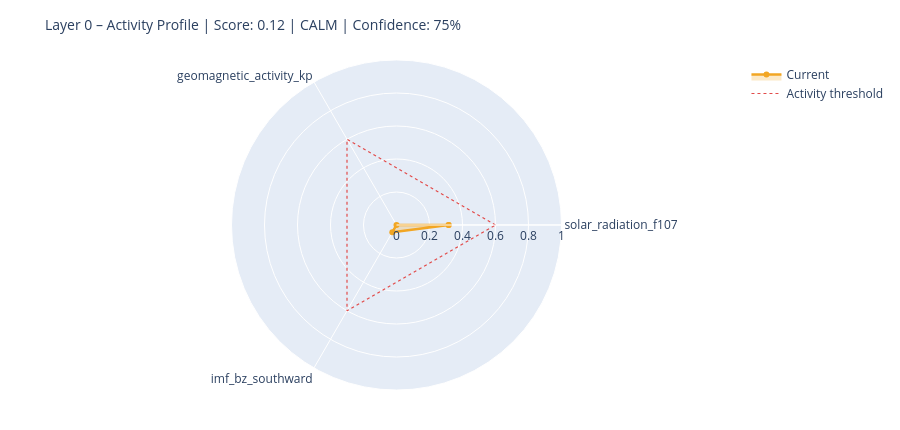

This figure's notebook cell:
### Markdown cell above
---
## 6. State Assessment & Handoff to Layer 1

### Code cell
# ============================================================
# STEP 1 – Collect raw values with source modes
# Mode: 'primary' | 'fallback_3h' | 'last_valid' | 'missing'
# ============================================================

def safe_last(df, col):
    if df is None or col not in df.columns: return None
    s = df[col].dropna()
    return float(s.iloc[-1]) if not s.empty else None

f107_now = safe_last(df_f107, 'f10.7')
bz_now   = safe_last(df_mag,  'bz_gsm')
kp_now   = safe_last(df_kp,   'kp')
sw_now   = safe_last(df_sw,   'speed')

source_modes = {
    'F10.7':    'primary'  if f107_now is not None else 'missing',
    'Kp':       'primary'  if kp_now   is not None else 'missing',
    'IMF_Bz':   'primary'  if bz_now   is not None else 'missing',
    'SW_speed': 'primary'  if sw_now   is not None else 'missing',
}

# Kp Fallback – 3h endpoint
if kp_now is None:
    try:
        r = requests.get(
            'https://services.swpc.noaa.gov/json/noaa-planetary-k-index.json',
            timeout=10)
        r.raise_for_status()
        fb = pd.DataFrame(r.json())
        tc = next((c for c in fb.columns if 'time' in c.lower()), fb.columns[0])
        kc = next((c for c in fb.columns if 'kp' in c.lower() and c != tc), None)
        if kc:
            fb[kc] = fb[kc].astype(str).str.extract(r'([0-9]+(?:\.[0-9]*)?)')[0]
            fb[kc] = pd.to_numeric(fb[kc], errors='coerce')
            fb = fb[fb[kc] >= 0].dropna(subset=[kc])
            if not fb.empty:
                kp_now = float(fb[kc].iloc[-1])
                source_modes['Kp'] = 'fallback_3h'
                print(f'  Kp fallback (3h): {kp_now:.1f}')
    except Exception as e:
        print(f'  Kp fallback failed: {e}')

# Solar Wind Fallback – last valid value
if sw_now is None and df_sw is not None and 'speed' in df_sw.columns:
    s = df_sw['speed'].dropna()
    if not s.empty:
        sw_now = float(s.iloc[-1])
        source_modes['SW_speed'] = 'last_valid'
        print(f'  SW fallback (last_valid): {sw_now:.0f} km/s')

print()
print('Source modes:', source_modes)

# ============================================================
# STEP 2 – Score from available components only
# ============================================================

def norm(v, lo, hi):
    if v is None: return None
    return max(0.0, min(1.0, (v - lo) / (hi - lo)))

COMPONENTS = {
    'solar_radiation_f107':    (f107_now, norm(f107_now, 60, 250)),
    'geomagnetic_activity_kp': (kp_now,   norm(kp_now,   0,   9)),
    'imf_bz_southward':        (bz_now,   norm(-(bz_now or 0) if bz_now else None, -5, 30)
                                           if bz_now is not None else None),
    'solar_wind_speed':        (sw_now,   norm(sw_now, 300, 800)),
}

available   = {k: v[1] for k, v in COMPONENTS.items() if v[1] is not None}
unavailable = [k for k, v in COMPONENTS.items() if v[1] is None]

layer0_score = round(sum(available.values()) / len(available), 4) if available else None
confidence   = round(len(available) / len(COMPONENTS), 2)

level = ('unknown'  if layer0_score is None
         else 'calm'     if layer0_score < 0.3
         else 'moderate' if layer0_score < 0.6
         else 'active')

# ============================================================
# STEP 3 – Dominant Driver
# ============================================================

def dominant_driver(kp, f107, bz, sw):
    candidates = []
    if kp   is not None and kp   >= 4:   candidates.append(('geomagnetic',    kp / 9))
    if sw   is not None and sw   >= 500:  candidates.append(('solar_wind',     sw / 800))
    if bz   is not None and bz   <= -5:   candidates.append(('imf_southward',  abs(bz) / 30))
    if f107 is not None and f107 >= 150:  candidates.append(('solar_radiation',f107 / 250))
    return max(candidates, key=lambda x: x[1])[0] if candidates else 'none'

driver = dominant_driver(kp_now, f107_now, bz_now, sw_now)

# ============================================================
# STEP 4 – Downstream expectations
# ============================================================

def downstream_expectation(driver, score, kp, bz, f107):
    exp = {
        'magnetosphere':        'calm',
        'ionosphere':           'calm',
        'schumann_resonance':   'unchanged',
        'lithosphere_currents': 'low',
    }
    if driver == 'geomagnetic' or (kp and kp >= 5):
        exp['magnetosphere']        = 'compressed / storm'
        exp['ionosphere']           = 'elevated disturbance (TEC variability)'
        exp['schumann_resonance']   = 'elevated amplitude possible'
        exp['lithosphere_currents'] = 'elevated induction currents'
    elif driver == 'imf_southward' or (bz and bz <= -5):
        exp['magnetosphere']        = 'energy coupling active'
        exp['ionosphere']           = 'elevated electron density possible'
        exp['schumann_resonance']   = 'slight modulation possible'
    elif driver == 'solar_radiation' or (f107 and f107 >= 150):
        exp['ionosphere']           = 'elevated ionization (F-layer)'
        exp['schumann_resonance']   = 'slightly elevated background activity'
    return exp

downstream = downstream_expectation(driver, layer0_score, kp_now, bz_now, f107_now)

# ============================================================
# CONSOLE OUTPUT
# ============================================================

W = 58
print('=' * W)
print('LAYER 0 – STATE ASSESSMENT')
print('=' * W)
for name, (raw_v, score_v) in COMPONENTS.items():
    if score_v is not None:
        bar = '█' * int(score_v * 20) + '░' * (20 - int(score_v * 20))
        print(f'  {name:<35}  {bar}  {score_v:.2f}')
    else:
        print(f'  {name:<35}  {"─" * 20}  n/a')
print('-' * W)
print(f'  Score ({len(available)}/{len(COMPONENTS)} components):  {layer0_score:.3f}')
print(f'  Confidence:         {confidence:.0%}')
print(f'  Level:              {level.upper()}')
print(f'  Dominant Driver:    {driver}')

# Radar chart
cats = list(available.keys())
vals = list(available.values())
if len(cats) >= 3:
    fig = go.Figure()
    fig.add_trace(go.Scatterpolar(
        r=vals + [vals[0]], theta=cats + [cats[0]],
        fill='toself', fillcolor='rgba(242,166,35,0.25)',
        line=dict(color='#F2A623', width=2.5), name='Current'
    ))
    fig.add_trace(go.Scatterpolar(
        r=[0.6] * (len(cats) + 1), theta=cats + [cats[0]],
        line=dict(color='#E24B4A', dash='dot', width=1.2),
        mode='lines', name='Activity threshold'
    ))
    fig.update_layout(
        title=dict(text=f'Layer 0 – Activity Profile | Score: {layer0_score:.2f} | {level.upper()} | Confidence: {confidence:.0%}',
                   font=dict(size=14)),
        polar=dict(radialaxis=dict(visible=True, range=[0, 1])),
        height=430, showlegend=True,
        margin=dict(l=60, r=60, t=60, b=40)
    )
    fig.show()

### Figure 1 — Plotly figure (JSON) as saved in the notebook; plotly's stock layout.template omitted (floating-point values rounded to 4 significant figures)
{"data": [{"fill": "toself", "fillcolor": "rgba(242,166,35,0.25)", "line": {"color": "#F2A623", "width": 2.5}, "name": "Current", "r": [0.3158, 0.0, 0.05057, 0.3158], "theta": ["solar_radiation_f107", "geomagnetic_activity_kp", "imf_bz_southward", "solar_radiation_f107"], "type": "scatterpolar"}, {"line": {"color": "#E24B4A", "dash": "dot", "width": 1.2}, "mode": "lines", "name": "Activity threshold", "r": [0.6, 0.6, 0.6, 0.6], "theta": ["solar_radiation_f107", "geomagnetic_activity_kp", "imf_bz_southward", "solar_radiation_f107"], "type": "scatterpolar"}], "layout": {"height": 430, "margin": {"b": 40, "l": 60, "r": 60, "t": 60}, "polar": {"radialaxis": {"range": [0, 1], "visible": true}}, "showlegend": true, "title": {"font": {"size": 14}, "text": "Layer 0 – Activity Profile | Score: 0.12 | CALM | Confidence: 75%"}}}
